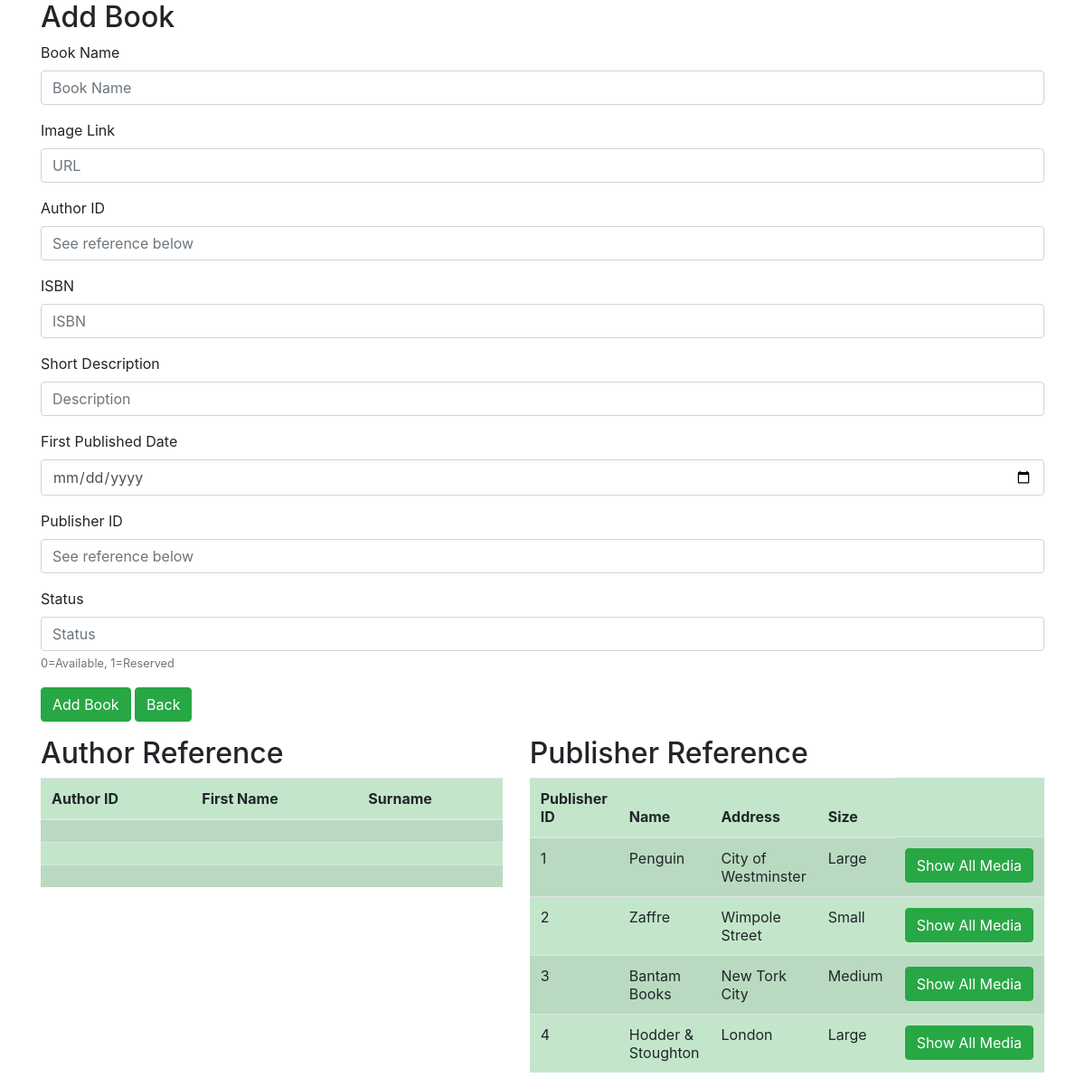
Page /create.php on the committed database.
### tables this page shows
CREATE TABLE `artist` (
  `artist_id` smallint(6) NOT NULL,
  `artist_name` varchar(50) NOT NULL
);

CREATE TABLE `publisher` (
  `publisher_id` smallint(6) NOT NULL,
  `publisher_name` varchar(50) NOT NULL,
  `publisher_address` varchar(100) NOT NULL,
  `publisher_size` varchar(10) NOT NULL
);

### create.php (the view, shortened to what this page needs)
<html>
<head>
   <link rel="stylesheet" href="https://maxcdn.bootstrapcdn.com/bootstrap/4.0.0/css/bootstrap.min.css">
</head>
<body>
<div class="container">
   <h2>Add Book</h2>
   <form action="actions/a_create.php" method= "post">
    <div class="form-group">
               <label>Book Name</label>
               <input class="form-control" class="form-control" type="text" name="book_name"  placeholder="Book Name" />
</div>
<div class="form-group">
               <label>Image Link</label>
               <input class="form-control"
                type="text" name= "img" placeholder="URL" />
</div>
<div class="form-group">
               <label>Author ID</label>
               <input class="form-control" type="text"  name="author_id" placeholder ="See reference below" />
</div>
<div class="form-group">
               <label>ISBN</label>
               <input class="form-control" type="text"  name="ISBN" placeholder ="ISBN" />
</div>
<div class="form-group">
               <label>Short Description</label>
               <input class="form-control" type="text"  name="description" placeholder ="Description" />
</div>
<div class="form-group">
               <label>First Published Date</label>
               <input class="form-control" type="date"  name="publish_date" placeholder ="0000-00-00" />
</div>
<div class="form-group">
               <label>Publisher ID</label>
               <input class="form-control" type="text"  name="publisher_id" placeholder ="See reference below" />
</div>
<div class="form-group">
               <label>Status</label>
               <input class="form-control" type="text"  name="status" placeholder ="Status" />
               <small id="statusHelp" class="form-text text-muted">0=Available, 1=Reserved</small>
</div>
<div class="form-group">
               <button type='submit' class='btn btn-success'>Add Book</button>
               <a href= "index.php"><button type='button' class='btn btn-success'>Back</button></a>
     </div>
   </form>
</div>
<div class="container">
  <div class="row">
    <div class="col">
<table class="table table-striped table-success">
    <h2>Author Reference</h2>
       <thead>
           <tr>
               <th>Author ID</th>
               <th>First Name</th>
               <th>Surname</th>
           </tr>
       </thead>
       <tbody>
        <?php
        require_once 'actions/db_connect.php';
           $sql = "SELECT * from artist";
          $result = $connect->query($sql);
                      if($result->num_rows > 0) {
                while($row = $result->fetch_assoc()) {
                   echo  "<tr>
                       <td>" .$row['author_id']."</td>
                       <td>" .$row['author_name']."</td>
                       <td>" .$row['author_surname']."</td>
                   </tr>" ;
               }
           } else  {
               echo  "<tr><td colspan='5'><center>No Data Avaliable</center></td></tr>";
           }
            ?>
       </tbody>
   </table>
 </div>
 <div class="col">
<table class="table table-striped table-success">
    <h2>Publisher Reference</h2>
       <thead>
           <tr>
               <th>Publisher ID</th>
               <th>Name</th>
               <th>Address</th>
               <th>Size</th>
           </tr>
       </thead>
       <tbody>
        <?php
           $sql = "SELECT * from publisher";
          $result = $connect->query($sql);
            if($result->num_rows > 0) {
                while($row = $result->fetch_assoc()) {
                   echo  "<tr>
                       <td>" .$row['publisher_id']."</td>
                       <td>" .$row['publisher_name']."</td>
                       <td>" .$row['publisher_address']."</td>
                       <td>" .$row['publisher_size']."</td>
                       <td>
                           <a href='plist.php?publisher_id=" .$row['publisher_id']."'><button type='button' class='btn btn-success'>Show All Media</button></a>
                       </td>
                   </tr>" ;
               }
           } else  {
               echo  "<tr><td colspan='5'><center>No Data Avaliable</center></td></tr>";
           }
            ?>
       </tbody>
   </table>
   </div>
 </div>
</div>
</body>
</html>

### rows in the picture
publisher: publisher_id "1", publisher_name "Penguin", publisher_address "City of Westminster", publisher_size "Large"
publisher: publisher_id "2", publisher_name "Zaffre", publisher_address "Wimpole Street", publisher_size "Small"
publisher: publisher_id "3", publisher_name "Bantam Books", publisher_address "New Tork City", publisher_size "Medium"
publisher: publisher_id "4", publisher_name "Hodder & Stoughton", publisher_address "London", publisher_size "Large"
